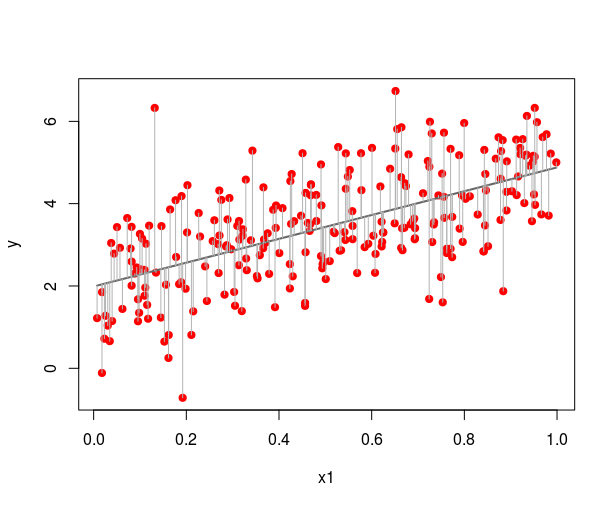

Source code (R):
# From: Bayesian Models for Astrophysical Data, Cambridge Univ. Press
# (c) 2017,  Joseph M. Hilbe, Rafael S. de Souza and Emille E. O. Ishida 
# 
# you are kindly asked to include the complete citation if you used this 
# material in a publication

# Code 3.1 Basic linear model in R.

# Data
set.seed(1056)                      # set seed to replicate example
nobs = 250                          # number of obs in model
x1 <- runif(nobs)                   # random uniform variable
alpha = 2                           # intercept
beta = 3                            # angular coefficient
xb <- alpha + beta* x1              # linear predictor, xb
y <- rnorm(nobs, xb, sd=1)          # create y as adjusted random normal variate

# Fit
summary(mod <- lm(y ~ x1))          # model of the synthetic data.

# Output
ypred <- predict(mod,type="response")                # prediction from the model
plot(x1,y,pch=19,col="red")                          # plot scatter
lines(x1,ypred,col='grey40',lwd=2)                   # plot regression line
segments(x1,fitted(mod),x1,y,lwd=1,col="gray70")     # add the residuals
